Frame 1 (no input): blank canvas, image omitted
Frame 60 (no input): blank canvas, image omitted
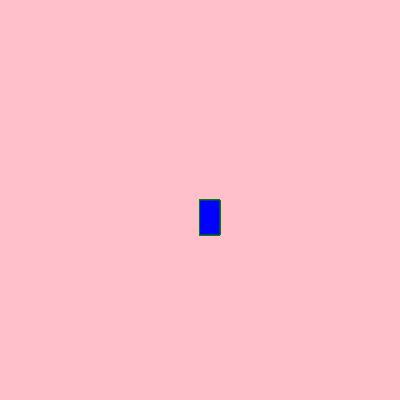
Frame 120 (the mouse pressed at the canvas centre since frame 60)

The p5.js sketch whose frames 1 and 60 were blank and that drew this single picture after the mouse press (run headless with seeded random() and noise() and a simulated clock; from frame 60 on, the mouse is pressed at the canvas centre):

// p5.js sketch
// ── sketch.js
function setup() {
    createCanvas(400, 400);
    background("pink") ;
  }
  
  function draw () {
  
   stroke("green");
   fill("blue");
    
    // console.log(mouseIsPressed);
    
   if (mouseIsPressed) { 
    rect(mouseX,mouseY,20, 35);
    }
  }
